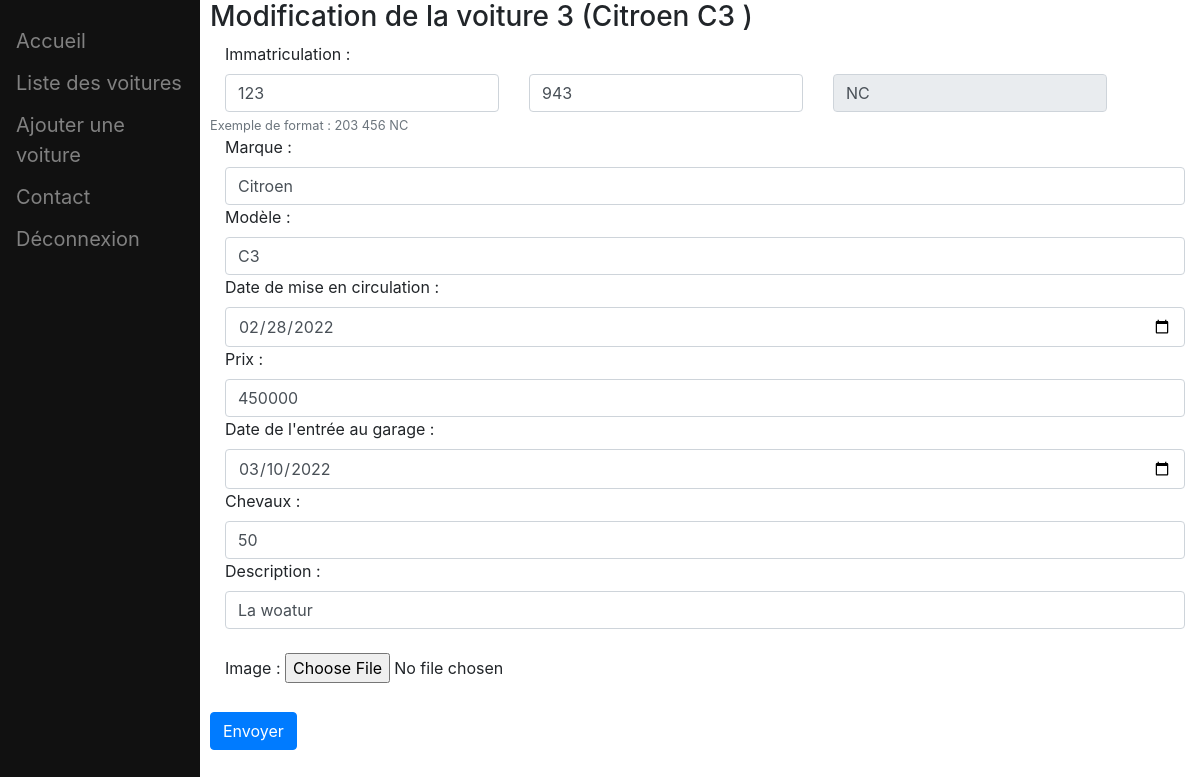
/admin-panel/modif-voiture.php?id=3 (signed in), run on the app's committed database.
### tables this page shows
CREATE TABLE IF NOT EXISTS `voiture` (
  `id` int(11) NOT NULL AUTO_INCREMENT,
  `immatriculation` varchar(30) NOT NULL,
  `marque` varchar(20) NOT NULL,
  `modele` varchar(20) NOT NULL,
  `dateMEC` date NOT NULL,
  `prix` varchar(255) NOT NULL,
  `dateEntreeGarage` date NOT NULL,
  `nbChevaux` varchar(10) NOT NULL,
  `description` varchar(255) NOT NULL,
  `dateAjout` datetime DEFAULT NULL,
  PRIMARY KEY (`id`)
);

### admin-panel/modif-voiture.php (the view, shortened to what this page needs)
<?php
if (isset($_SESSION['login'])) {
?>
<html>
<head>
    <link rel="stylesheet" href="../css/dashboard_style.css">
    <link rel="stylesheet" href="https://cdn.jsdelivr.net/npm/bootstrap@4.0.0/dist/css/bootstrap.min.css">
</head>
<body>
    <?php include("../blocs/navbar.html");
	if (isset($_GET['id'])) {
		include("../dbConnexion.php");
		$req = $conn->prepare("SELECT * from voiture where id = :id");
		$req->bindParam(":id",$_GET['id'], PDO::PARAM_INT);
		$req->execute();
		$resultat = $req->fetch(PDO::FETCH_ASSOC);
		if (!empty($resultat)) {
		?>
		<div style="margin-left:210px">
			<form action="Traitement.php" method="POST">
				<h3> Modification de la voiture <?php echo($_GET['id'] ." ("  . $resultat['marque'] . " " .$resultat['modele'] . " )"  )    ?></h3>
				<div class="col-auto">
				<label for="immatriculation" class="form-label">Immatriculation : </label>
				<div class="row">
					<div class="col-auto">
						<input type="text" name="immatriculation-1" style="width:auto" class="form-control" value="<?php echo(substr($resultat['immatriculation'],0,3)) ?>" minlength="3" maxlength="3" pattern="[0-9]+" required >
					</div>
					<div class="col-auto">
						<input type="text" name="immatriculation-2" style="width:auto" class="form-control" value="<?php echo(substr($resultat['immatriculation'],4,3)) ?>" minlength="3" maxlength="3" pattern="[0-9]+" required>
					</div>
					<div class="col-auto">
						<input type="text" name="immatriculation-3" style="width:auto"class="form-control" placeholder="NC" value="<?php echo(substr($resultat['immatriculation'],-2)) ?>" pattern="NC" required readonly aria-describedby="immaHelp">
					</div>
					<small id="passwordHelpBlock" class="form-text text-muted">
						Exemple de format : 203 456 NC
					</small>
					</div>
				</div>
				<div class="col-auto">
					<label for="marque">Marque : </label>
					<input type="text" name="marque" class="form-control" value="<?php echo($resultat['marque'])?>" placeholder="<?php echo($resultat['marque']) ?>" required>
				</div>
				<div class="col-auto">
					<label for="immatriculation">Modèle : </label>
					<input type="text" name="modele" class="form-control" value="<?php echo($resultat['modele'])?>" placeholder="<?php echo($resultat['modele']) ?>" required>
				</div>
				<div class="col-auto">
					<label for="dateMEC">Date de mise en circulation : </label>
					<input type="date" name="dateMEC" class="form-control" value="<?php echo($resultat['dateMEC'])?>" placeholder="<?php echo($resultat['dateMEC']) ?>" required>
				</div>
				<div class="col-auto">
					<label for="immatriculation">Prix : </label>
					<input type="text" name="prix" class="form-control" value="<?php echo($resultat['prix'])?>" placeholder="<?php echo($resultat['prix']) ?>" required>
				</div>
				<div class="col-auto">
					<label for="dateEntreeGarage">Date de l'entrée au garage : </label>
					<input type="date" name="dateEntreeGarage" class="form-control" value="<?php echo($resultat['dateEntreeGarage'])?>" placeholder="<?php echo($resultat['dateEntreeGarage']) ?>" required>
				</div>
				<div class="col-auto">
					<label for="nbChevaux">Chevaux : </label>
					<input type="text" name="nbChevaux" class="form-control" value="<?php echo($resultat['nbChevaux'])?>" placeholder="<?php echo($resultat['nbChevaux']) ?>" required>
				</div>
				<div class="col-auto">
					<label for="description" class="form-label" >Description : </label>
					<input type="text" name="description" class="form-control" value="<?php echo($resultat['description'])?>" placeholder="<?php echo($resultat['description']) ?>" required>
				</div>
				<br>
				<div class="col-auto">
					<label for="image" class="form-label">Image : </label>
					<input type="file" id="images" name="images" accept=".jpg,.jpeg,.png">
				</div>
				<br>
				<div class="text-left">
					<input type="submit" class="btn btn-primary" value="Envoyer">
				</div>
			</form>
		</div>
		<?php
		} else {
			echo("<h1 class='text-center'> Aucune voiture trouvée avec l'id " . $_GET['id']);
		}
		?>
	<?php } ?>
</body>
</html>
<?php
}
else {
	die(header("Location:admin-login.php?error=true&reason=session"));
}
?>

### css/dashboard_style.css (style rules this page uses)
.sidenav { height: 100%; width: 200px; position: fixed; z-index: 1; top: 0; left: 0; background-color: #111; overflow-x: hidden; padding-top: 20px; }
.sidenav a { padding: 6px 8px 6px 16px; text-decoration: none; font-size: 20px; color: #818181; display: block; }

### data on the page
voiture: marque "Citroen", modele "C3", immatriculation-1 "123", immatriculation-2 "943", immatriculation-3 "NC", dateMEC "02/28/2022", prix "450000", dateEntreeGarage "03/10/2022", nbChevaux "50", description "La woatur"

### other printed values
$_GET['id'] "3"
